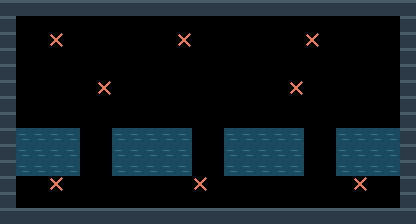

The image is a tile-based game level rendered from a .tmx file. Its description and complete source (layers, tilesets, objects, tile grids) follow:
An orthogonal 26x14 tile map with 16x16 px tiles, 2 tile layers (terreno, marcadores).

<map version="1.10" tiledversion="1.11.0" orientation="orthogonal" renderorder="right-down" width="26" height="14" tilewidth="16" tileheight="16" infinite="0" nextlayerid="3" nextobjectid="1">
 <properties>
  <property name="tipo" value="combate" />
  <property name="nombre" value="embarcadero" />
 </properties>
 <tileset firstgid="1" source="muelle.tsx" />
 <layer id="1" name="terreno" width="26" height="14">
  <data encoding="csv">
1,1,1,1,1,1,1,1,1,1,1,1,1,1,1,1,1,1,1,1,1,1,1,1,1,1,
1,0,0,0,0,0,0,0,0,0,0,0,0,0,0,0,0,0,0,0,0,0,0,0,0,1,
1,0,0,0,0,0,0,0,0,0,0,0,0,0,0,0,0,0,0,0,0,0,0,0,0,1,
1,0,0,0,0,0,0,0,0,0,0,0,0,0,0,0,0,0,0,0,0,0,0,0,0,1,
1,0,0,0,0,0,0,0,0,0,0,0,0,0,0,0,0,0,0,0,0,0,0,0,0,1,
1,0,0,0,0,0,0,0,0,0,0,0,0,0,0,0,0,0,0,0,0,0,0,0,0,1,
1,0,0,0,0,0,0,0,0,0,0,0,0,0,0,0,0,0,0,0,0,0,0,0,0,1,
1,0,0,0,0,0,0,0,0,0,0,0,0,0,0,0,0,0,0,0,0,0,0,0,0,1,
1,2,2,2,2,0,0,2,2,2,2,2,0,0,2,2,2,2,2,0,0,2,2,2,2,1,
1,2,2,2,2,0,0,2,2,2,2,2,0,0,2,2,2,2,2,0,0,2,2,2,2,1,
1,2,2,2,2,0,0,2,2,2,2,2,0,0,2,2,2,2,2,0,0,2,2,2,2,1,
1,0,0,0,0,0,0,0,0,0,0,0,0,0,0,0,0,0,0,0,0,0,0,0,0,1,
1,0,0,0,0,0,0,0,0,0,0,0,0,0,0,0,0,0,0,0,0,0,0,0,0,1,
1,1,1,1,1,1,1,1,1,1,1,1,1,1,1,1,1,1,1,1,1,1,1,1,1,1
</data>
 </layer>
 <layer id="2" name="marcadores" width="26" height="14">
  <data encoding="csv">
0,0,0,0,0,0,0,0,0,0,0,0,0,0,0,0,0,0,0,0,0,0,0,0,0,0,
0,0,0,0,0,0,0,0,0,0,0,0,0,0,0,0,0,0,0,0,0,0,0,0,0,0,
0,0,0,3,0,0,0,0,0,0,0,3,0,0,0,0,0,0,0,3,0,0,0,0,0,0,
0,0,0,0,0,0,0,0,0,0,0,0,0,0,0,0,0,0,0,0,0,0,0,0,0,0,
0,0,0,0,0,0,0,0,0,0,0,0,0,0,0,0,0,0,0,0,0,0,0,0,0,0,
0,0,0,0,0,0,3,0,0,0,0,0,0,0,0,0,0,0,3,0,0,0,0,0,0,0,
0,0,0,0,0,0,0,0,0,0,0,0,0,0,0,0,0,0,0,0,0,0,0,0,0,0,
0,0,0,0,0,0,0,0,0,0,0,0,0,0,0,0,0,0,0,0,0,0,0,0,0,0,
0,0,0,0,0,0,0,0,0,0,0,0,0,0,0,0,0,0,0,0,0,0,0,0,0,0,
0,0,0,0,0,0,0,0,0,0,0,0,0,0,0,0,0,0,0,0,0,0,0,0,0,0,
0,0,0,0,0,0,0,0,0,0,0,0,0,0,0,0,0,0,0,0,0,0,0,0,0,0,
0,0,0,3,0,0,0,0,0,0,0,0,3,0,0,0,0,0,0,0,0,0,3,0,0,0,
0,0,0,0,0,0,0,0,0,0,0,0,0,0,0,0,0,0,0,0,0,0,0,0,0,0,
0,0,0,0,0,0,0,0,0,0,0,0,0,0,0,0,0,0,0,0,0,0,0,0,0,0
</data>
 </layer>
</map>
